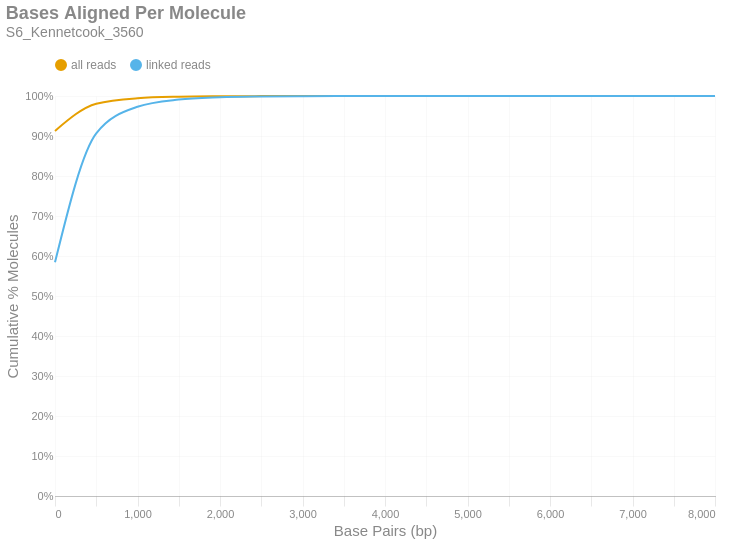

Notebook code cell kept with this figure:
### Markdown cell above
### Bases Aligned Per Molecule
This is a cumulative frequency distribution showing the number of base pairs aligned per unique molecule. These data are shown in 500 bp bins. There are two distributions: one with `all reads` (yellow) and another with only `linked reads` (blue). The percent of molecules in the `linked reads` distribution is relative to the total number of linked molecules.

### Code cell
if SKIPLR:
    print_html(f"Skipped")
else:
    binned_df = consolidated_hist(valids['aligned_bp'], mask, 500, True)
    with SafeRender(binned_df):
        (
            density_plot(binned_df, 'Bases Aligned Per Molecule', samplename, 'basesper')
            .encode(
                x=alt.X('bin:Q', title="Base Pairs (bp)").axis(tickMinStep=500).scale(padding=0),
                y=alt.Y('value:Q', title='Cumulative % Molecules')
                    .axis(format='%')
                    .scale(domain = [0,1])
                    .stack(False),
                color=alt.Color("key:N").scale(domain = ["all reads", "linked reads"]),
                tooltip = [
                    alt.Tooltip("key:N", title = "Data Type"),
                    alt.Tooltip("range_label:N", title="Bases Aligned Per Molecule"),
                    alt.Tooltip("value:Q", format = ".2%", title="% Molecules (Cum.)")
                ]
            )
        ).display()

### Figure 1 — Vega-Lite specification as saved in the notebook (floating-point values rounded to 4 significant figures)
{"width": "container", "height": 400, "config": {"title": {"anchor": "start", "dy": -15, "fontSize": 18, "color": "#888888", "subtitleColor": "#888888", "subtitleFontSize": 14}, "arc": {"fill": "#0072B2"}, "axis": {"domainColor": "#888888", "domainWidth": 0.5, "gridWidth": 0.2, "grid": false, "titleFontWeight": 400, "titleFontSize": 15, "labelFontSize": 11, "labelColor": "#888888", "tickColor": "#888888", "tickWidth": 0.2, "titleColor": "#888888"}, "axisBand": {"grid": false}, "axisX": {"grid": true, "tickSize": 10, "domainCap": "round"}, "axisY": {"domain": false, "grid": true, "tickSize": 0, "domainCap": "round"}, "background": "transparent", "header": {"labelFontSize": 15, "labelColor": "#888888", "titleFontSize": 15, "titleFontWeight": 600, "titleColor": "#888888"}, "legend": {"labelFont": "sans-serif", "labelFontSize": 12, "labelColor": "#888888", "symbolSize": 100, "symbolType": "circle", "titleFontSize": 12, "titlePadding": 10, "titleColor": "#888888", "title": null, "orient": "top"}, "range": {"category": ["#E69F00", "#56B4E9", "#009E73", "#F0E442", "#0072B2", "#D55E00", "#CC79A7", "#000000"], "diverging": ["#cfe8f3", "#a2d4ec", "#73bfe2", "#46abdb", "#1696d2", "#12719e"]}, "area": {"fill": "#0072B2", "fillOpacity": 0.7, "line": true, "strokeOpacity": 0.7}, "line": {"color": "#0072B2", "stroke": "#0072B2", "strokeWidth": 2}, "trail": {"color": "#0072B2", "stroke": "#0072B2", "strokeWidth": 0, "size": 1}, "point": {"filled": true, "fillOpacity": 1.0, "size": 95}, "text": {"color": "#888888", "fontSize": 11, "align": "right", "fontWeight": 400, "size": 11}, "bar": {"fill": "#0072B2", "stroke": null}, "view": {"stroke": null, "continuousWidth": 660, "continuousHeight": 400}}, "data": {"name": "data-14873f84f81d912f1998d493575c6fde"}, "mark": {"type": "line", "interpolate": "monotone", "point": {"opacity": 0, "size": 275}}, "encoding": {"color": {"field": "key", "scale": {"domain": ["all reads", "linked reads"]}, "type": "nominal"}, "tooltip": [{"field": "key", "title": "Data Type", "type": "nominal"}, {"field": "range_label", "title": "Bases Aligned Per Molecule", "type": "nominal"}, {"field": "value", "format": ".2%", "title": "% Molecules (Cum.)", "type": "quantitative"}], "x": {"axis": {"tickMinStep": 500}, "field": "bin", "scale": {"padding": 0}, "title": "Base Pairs (bp)", "type": "quantitative"}, "y": {"axis": {"format": "%"}, "field": "value", "scale": {"domain": [0, 1]}, "stack": false, "title": "Cumulative % Molecules", "type": "quantitative"}}, "params": [{"name": "param_c36ac31b6afebe62", "select": {"type": "point", "fields": ["key"]}, "bind": "legend"}], "title": {"text": "Bases Aligned Per Molecule", "subtitle": "S6_Kennetcook_3560"}, "transform": [{"fold": ["all reads (cumsum)", "linked reads (cumsum)"]}, {"calculate": "replace(datum.key, ' (cumsum)', '')", "as": "key"}, {"filter": {"param": "param_c36ac31b6afebe62"}}], "usermeta": {"embedOptions": {"downloadFileName": "S6_Kennetcook_3560.basesper"}}, "$schema": "https://vega.github.io/schema/vega-lite/v6.1.0.json", "datasets": {"data-14873f84f81d912f1998d493575c6fde": [{"bin": "0.0", "interval": "0.0-500.0", "all reads": 0.9128, "linked reads": 0.5842, "all reads (cumsum)": 0.9128, "linked reads (cumsum)": 0.5842, "range_label": "0-499"}, {"bin": "500.0", "interval": "500.0-1000.0", "all reads": 0.06787, "linked reads": 0.3225, "all reads (cumsum)": 0.9806, "linked reads (cumsum)": 0.9067, "range_label": "500-999"}, {"bin": "1000.0", "interval": "1000.0-1500.0", "all reads": 0.01377, "linked reads": 0.06633, "all reads (cumsum)": 0.9944, "linked reads (cumsum)": 0.973, "range_label": "1000-1499"}, {"bin": "1500.0", "interval": "1500.0-2000.0", "all reads": 0.00373, "linked reads": 0.01797, "all reads (cumsum)": 0.9981, "linked reads (cumsum)": 0.991, "range_label": "1500-1999"}, {"bin": "2000.0", "interval": "2000.0-2500.0", "all reads": 0.001175, "linked reads": 0.005662, "all reads (cumsum)": 0.9993, "linked reads (cumsum)": 0.9966, "range_label": "2000-2499"}, {"bin": "2500.0", "interval": "2500.0-3000.0", "all reads": 0.0004275, "linked reads": 0.00206, "all reads (cumsum)": 0.9997, "linked reads (cumsum)": 0.9987, "range_label": "2500-2999"}, {"bin": "3000.0", "interval": "3000.0-3500.0", "all reads": 0.0001685, "linked reads": 0.0008122, "all reads (cumsum)": 0.9999, "linked reads (cumsum)": 0.9995, "range_label": "3000-3499"}, {"bin": "3500.0", "interval": "3500.0-4000.0", "all reads": 6.07e-05, "linked reads": 0.0002925, "all reads (cumsum)": 1.0, "linked reads (cumsum)": 0.9998, "range_label": "3500-3999"}, {"bin": "4000.0", "interval": "4000.0-4500.0", "all reads": 2.522e-05, "linked reads": 0.0001216, "all reads (cumsum)": 1.0, "linked reads (cumsum)": 0.9999, "range_label": "4000-4499"}, {"bin": "4500.0", "interval": "4500.0-5000.0", "all reads": 1.088e-05, "linked reads": 5.242e-05, "all reads (cumsum)": 1.0, "linked reads (cumsum)": 1.0, "range_label": "4500-4999"}, {"bin": "5000.0", "interval": "5000.0-5500.0", "all reads": 3.311e-06, "linked reads": 1.595e-05, "all reads (cumsum)": 1.0, "linked reads (cumsum)": 1.0, "range_label": "5000-5499"}, {"bin": "5500.0", "interval": "5500.0-6000.0", "all reads": 2.522e-06, "linked reads": 1.216e-05, "all reads (cumsum)": 1.0, "linked reads (cumsum)": 1.0, "range_label": "5500-5999"}, {"bin": "6000.0", "interval": "6000.0-6500.0", "all reads": 4.729e-07, "linked reads": 2.279e-06, "all reads (cumsum)": 1.0, "linked reads (cumsum)": 1.0, "range_label": "6000-6499"}, {"bin": "6500.0", "interval": "6500.0-7000.0", "all reads": 3.153e-07, "linked reads": 1.519e-06, "all reads (cumsum)": 1.0, "linked reads (cumsum)": 1.0, "range_label": "6500-6999"}, {"bin": "7000.0", "interval": "7000.0-7500.0", "all reads": 0.0, "linked reads": 0.0, "all reads (cumsum)": 1.0, "linked reads (cumsum)": 1.0, "range_label": "7000-7499"}, {"bin": "7500.0", "interval": "7500.0-8000.0", "all reads": 0.0, "linked reads": 0.0, "all reads (cumsum)": 1.0, "linked reads (cumsum)": 1.0, "range_label": "7500-7999"}, {"bin": "8000.0", "interval": "8000.0-8500.0", "all reads": 3.153e-07, "linked reads": 1.519e-06, "all reads (cumsum)": 1.0, "linked reads (cumsum)": 1.0, "range_label": "8000-8499"}]}}
